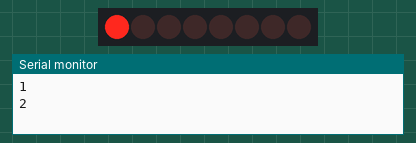
A sketch run on a simulated Arduino Uno, built with avr-gcc and run on an emulated ATmega328P. On the bench: 8 shift-register outputs drawn as a row of LEDs (first output left, lit = HIGH), the last lines printed to the serial monitor. Wiring (inferred from the names in the program): shift register (74HC595): data A2; shift clock A4; latch A3. Wiring (inferred from the signals the program sends): row of LEDs: on Q0, Q1, Q2, Q3, Q4, Q5, Q6, Q7.

Above: at 0.4 s.
At 2.0 s:
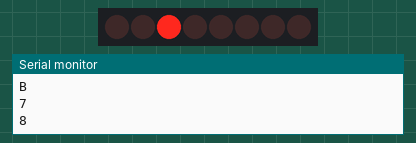
At 4.4 s:
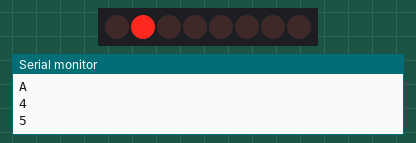
At 6.0 s:
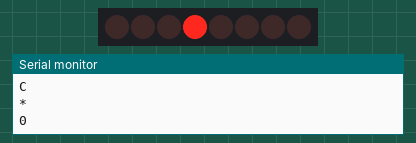
Timing chart, 0 to 7.4 s (numbered marks = the images above):
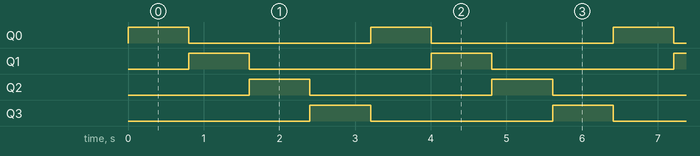

The sketch:

_____________________________.ino
```cpp
#include <Keypad.h>

const byte rows = 4;
const byte cols = 4;
char keys[rows][cols] = {
  {'1','2','3','A'},
  {'4','5','6','B'},
  {'7','8','9','C'},
  {'*','0','#','D'}
};

// Pins for the 74HC595 Shift Register
const int dataPin = A2;
const int latchPin = A3;
const int clockPin = A4;

// Setup the keypad to not use any direct pins
byte rowPins[rows] = {255, 255, 255, 255};  // dummy values
byte colPins[cols] = {255, 255, 255, 255};  // dummy values
Keypad keypad = Keypad(makeKeymap(keys), rowPins, colPins, rows, cols);

const int digit1Pins[] = {2, 3, 4, 5, 6, 7, 8};
const int digit2Pins[] = {9, 10, 11, 12, 13, A0, A1};

int counter = 0;

const byte digitPatterns[] = {
  B11000000, // 0
  B11111001, // 1
  B10100100, // 2
  B10110000, // 3
  B10011001, // 4
  B10010010, // 5
  B10000010, // 6
  B11111000, // 7
  B10000000, // 8
  B10010000  // 9
};

void setup() {
  Serial.begin(9600);
  pinMode(dataPin, OUTPUT);
  pinMode(latchPin, OUTPUT);
  pinMode(clockPin, OUTPUT);

  // Assuming your column pins are connected with pull-up resistors
  for (byte i = 0; i < cols; i++) {
    pinMode(colPins[i], INPUT_PULLUP);
  }
}

void loop() {
  for (byte i = 0; i < rows; i++) {
    digitalWrite(latchPin, LOW);
    shiftOut(dataPin, clockPin, MSBFIRST, ~(1 << i));  // Set one row at a time
    digitalWrite(latchPin, HIGH);
    delay(1);  // Small delay for stability

    for (byte j = 0; j < cols; j++) {
      if (digitalRead(colPins[j]) == LOW) {
        char key = keys[i][j];
        Serial.println(key);
        delay(200);  // Debouncing delay
      }
    }
  }
}
```

Measured:
- by itself, Q0–3: alternates HIGH for 0.80 s and LOW for 2.4 s
- by itself, everything shown: repeats every 3.2 s, in 4 steps
